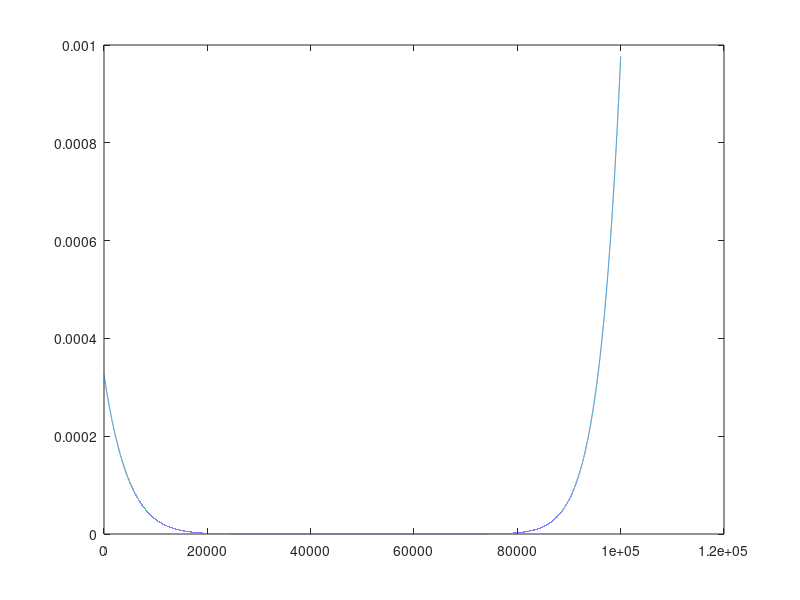

Write the MATLAB code that produced this figure.
% Mehmet Sinan INCI @ WPI
% Numerical Methods Question 2

% clear the workspace first
clc;
clear all;

% declare variables that i will use
step = 0;

for x=-1/2:1/100000:1/2
    lhs = 1/(1-x);
    rhs = 0;
    for i=0:10
        rhs = rhs + x^i;
    end
    step = step+1;
    error(step) = abs(lhs-rhs);
end

plot(error);

